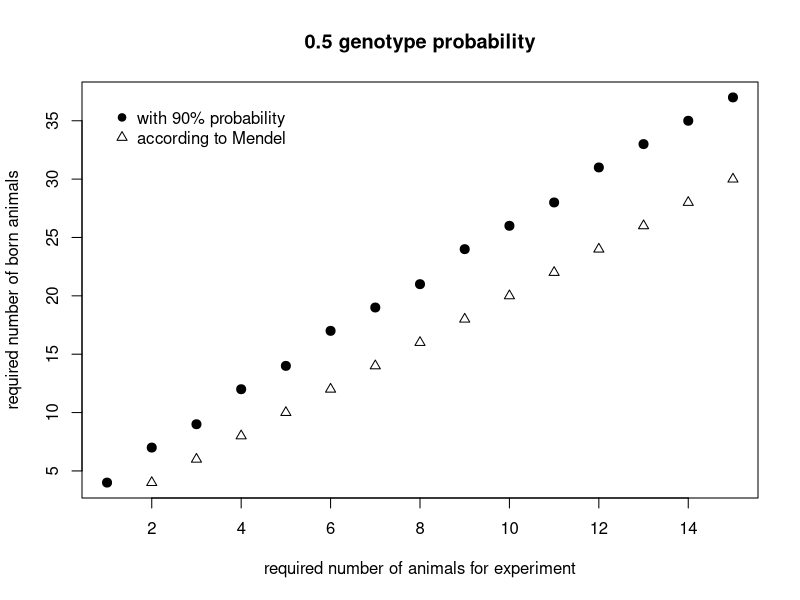
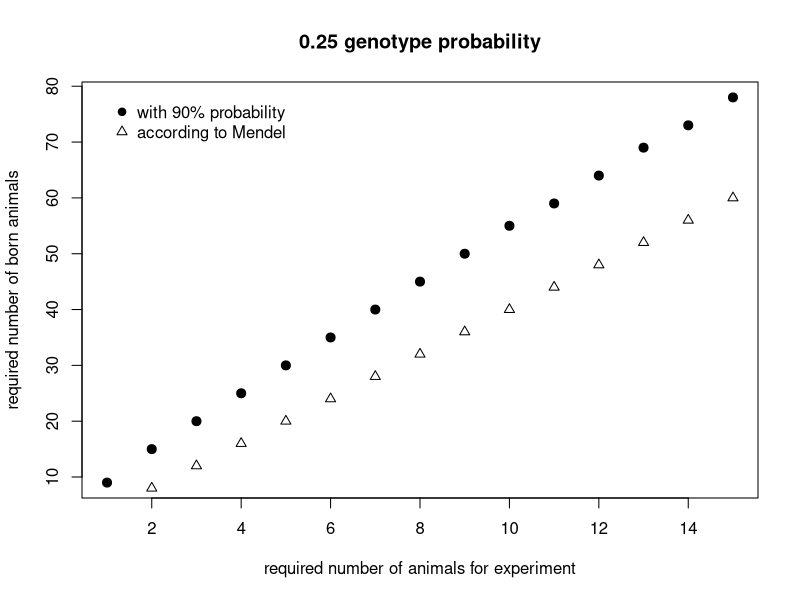
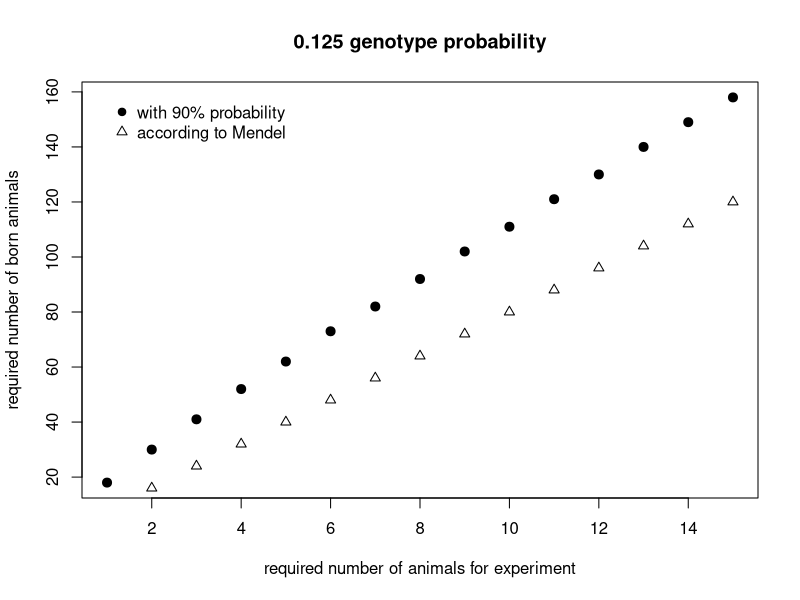
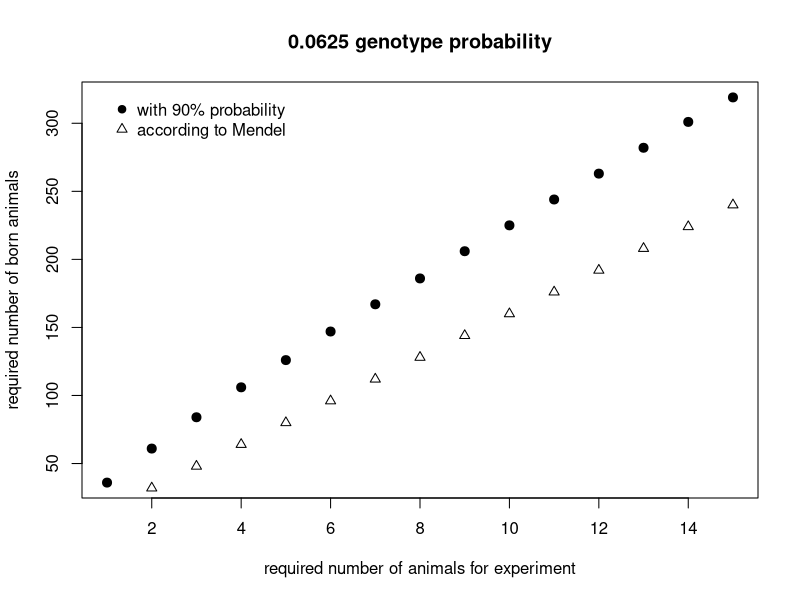

R code for these plots, in order:
### cutoff automatisation for 0.5


for (i in 1:15) {     


psuccess = 0.5 # success probability per animal

goodanimals  <-  i  # the target number of "good" animals you want to breed
penough = 0.90 # the "power" of your experiment, i.e. the probability by which you want to obtain at least <goodanimals> animals

Nmax = 1000 # maximum number of animals that you can ever produce

quantilevec = qbinom(1-penough,1:Nmax,psuccess) # Lower bound of good animals, for each offspring number 1:Nmax, which is achieved with prob. <penough> 


cutoff = min(which(quantilevec >= goodanimals)) # this is where the magic happens :-)



print(cutoff)

}


### cutoff automatisation for 0.5 into vector STARTS HERE FOR ALL CASES


for (i in 1:15) {     
  
  
  psuccess = 0.5 # success probability per animal
  
  goodanimals  <-  i  # the target number of "good" animals you want to breed
  penough = 0.90 # the "power" of your experiment, i.e. the probability by which you want to obtain at least <goodanimals> animals
  
  Nmax = 1000 # maximum number of animals that you can ever produce
  
  quantilevec = qbinom(1-penough,1:Nmax,psuccess) # Lower bound of good animals, for each offspring number 1:Nmax, which is achieved with prob. <penough> 
  
  
  cutoff[i] = min(which(quantilevec >= goodanimals)) # this is where the magic happens :-)

}
cutoff.all <- cutoff[1:15]
cutoff.all
plot(cutoff.all, ylab = "required number of born animals", xlab = "required number of animals for experiment", main = "0.5 genotype probability", pch = 19, cex = 1.2)
points(c(1:15), (c(1:15))*2, pch = 2)
legend(1,37, legend =c("with 90% probability", "according to Mendel"),pch = c(19, 2), bty = "n")

### cutoff automatisation for 0.25 into vector


for (i in 1:15) {     
  
  
  psuccess = 0.25 # success probability per animal
  
  goodanimals  <-  i  # the target number of "good" animals you want to breed
  penough = 0.90 # the "power" of your experiment, i.e. the probability by which you want to obtain at least <goodanimals> animals
  
  Nmax = 1000 # maximum number of animals that you can ever produce
  
  quantilevec = qbinom(1-penough,1:Nmax,psuccess) # Lower bound of good animals, for each offspring number 1:Nmax, which is achieved with prob. <penough> 
  
  
  cutoff[i] = min(which(quantilevec >= goodanimals)) # this is where the magic happens :-)
  
}
cutoff.all <- cutoff[1:15]
cutoff.all
plot(cutoff.all, ylab = "required number of born animals", xlab = "required number of animals for experiment", main = "0.25 genotype probability", pch = 19, cex = 1.2)
points(c(1:15), (c(1:15))*4, pch = 2)
legend(1,79, legend =c("with 90% probability", "according to Mendel"),pch = c(19, 2), bty = "n")




### cutoff automatisation for 0.125 into vector


for (i in 1:15) {     
  
  
  psuccess = 0.125 # success probability per animal
  
  goodanimals  <-  i  # the target number of "good" animals you want to breed
  penough = 0.90 # the "power" of your experiment, i.e. the probability by which you want to obtain at least <goodanimals> animals
  
  Nmax = 1000 # maximum number of animals that you can ever produce
  
  quantilevec = qbinom(1-penough,1:Nmax,psuccess) # Lower bound of good animals, for each offspring number 1:Nmax, which is achieved with prob. <penough> 
  
  
  cutoff[i] = min(which(quantilevec >= goodanimals)) # this is where the magic happens :-)
  
}
cutoff.all <- cutoff[1:15]
cutoff.all
plot(cutoff.all, ylab = "required number of born animals", xlab = "required number of animals for experiment", main = "0.125 genotype probability", pch = 19, cex = 1.2)
points(c(1:15), (c(1:15))*8, pch = 2)
legend(1,160, legend =c("with 90% probability", "according to Mendel"),pch = c(19, 2), bty = "n")

### cutoff automatisation for 0.0625 into vector


for (i in 1:15) {     
  
  
  psuccess = 0.0625 # success probability per animal
  
  goodanimals  <-  i  # the target number of "good" animals you want to breed
  penough = 0.90 # the "power" of your experiment, i.e. the probability by which you want to obtain at least <goodanimals> animals
  
  Nmax = 1000 # maximum number of animals that you can ever produce
  
  quantilevec = qbinom(1-penough,1:Nmax,psuccess) # Lower bound of good animals, for each offspring number 1:Nmax, which is achieved with prob. <penough> 
  
  
  cutoff[i] = min(which(quantilevec >= goodanimals)) # this is where the magic happens :-)
  
}
cutoff.all <- cutoff[1:15]
cutoff.all
plot(cutoff.all, ylab = "required number of born animals", xlab = "required number of animals for experiment", main = "0.0625 genotype probability", pch = 19, cex = 1.2)
points(c(1:15), (c(1:15))*16, pch = 2)
legend(1,325, legend =c("with 90% probability", "according to Mendel"),pch = c(19, 2), bty = "n")
